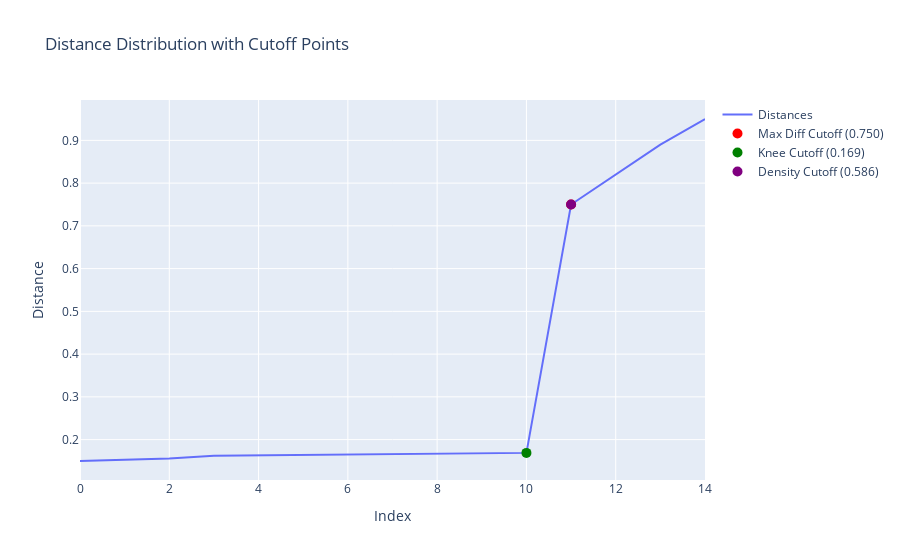
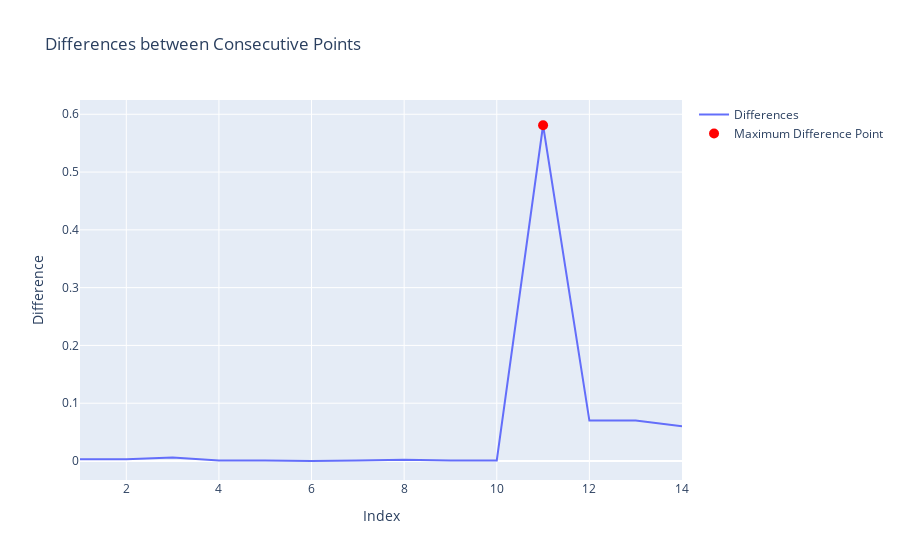
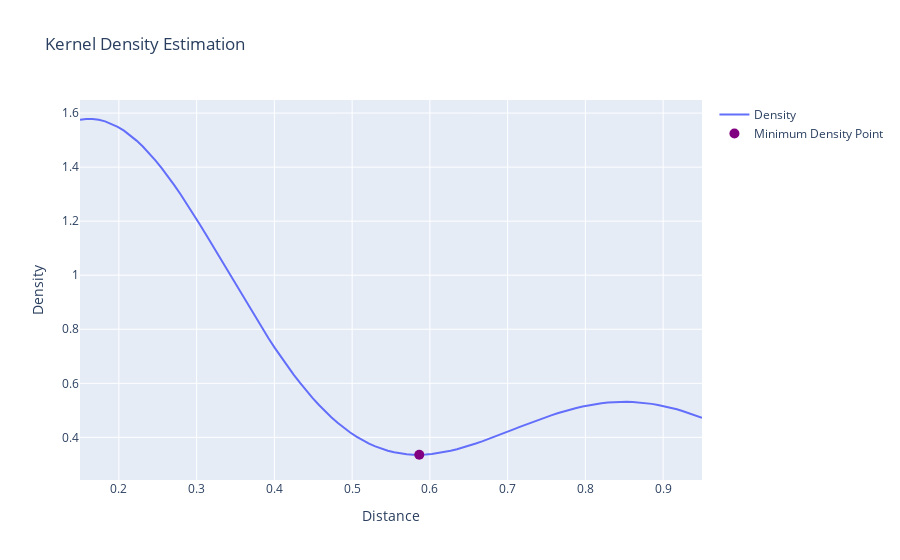

The notebook cell saved with these charts, in order:
### Code cell
# Example usage
if __name__ == "__main__":
    # Sample data
    sample_distances = [
        0.150, 0.153, 0.156, 0.162, 0.163, 
        0.164, 0.164, 0.165, 0.167, 0.168, 
        0.169, 0.750, 0.820, 0.890, 0.950
    ]
    
    # Analyze the distribution
    cutoffs = analyze_distance_distribution(sample_distances)
    
    # Print results
    print("\nCutoff Points:")
    print(f"Maximum Difference Method: {cutoffs['max_difference_cutoff']:.3f}")
    print(f"Knee Detection Method: {cutoffs['knee_cutoff']:.3f}" if cutoffs['knee_cutoff'] else "Knee Detection Method: Not found")
    print(f"Density-based Method: {cutoffs['density_cutoff']:.3f}")

### Figure 1 — Plotly figure (JSON) as saved in the notebook; plotly's stock layout.template omitted (floating-point values rounded to 4 significant figures)
{"data": [{"mode": "lines", "name": "Distances", "type": "scatter", "x": [0, 1, 2, 3, 4, 5, 6, 7, 8, 9, 10, 11, 12, 13, 14], "y": [0.15, 0.153, 0.156, 0.162, 0.163, 0.164, 0.164, 0.165, 0.167, 0.168, 0.169, 0.75, 0.82, 0.89, 0.95]}, {"marker": {"color": "red", "size": 10}, "mode": "markers", "name": "Max Diff Cutoff (0.750)", "type": "scatter", "x": [11], "y": [0.75]}, {"marker": {"color": "green", "size": 10}, "mode": "markers", "name": "Knee Cutoff (0.169)", "type": "scatter", "x": [10], "y": [0.169]}, {"marker": {"color": "purple", "size": 10}, "mode": "markers", "name": "Density Cutoff (0.586)", "type": "scatter", "x": [11], "y": [0.75]}], "layout": {"title": {"text": "Distance Distribution with Cutoff Points"}, "xaxis": {"title": {"text": "Index"}}, "yaxis": {"title": {"text": "Distance"}}}}

### Figure 2 — Plotly figure (JSON) as saved in the notebook; plotly's stock layout.template omitted (floating-point values rounded to 4 significant figures)
{"data": [{"mode": "lines", "name": "Differences", "type": "scatter", "x": [1, 2, 3, 4, 5, 6, 7, 8, 9, 10, 11, 12, 13, 14], "y": [0.003, 0.003, 0.006, 0.001, 0.001, 0, 0.001, 0.002, 0.001, 0.001, 0.581, 0.07, 0.07, 0.06]}, {"marker": {"color": "red", "size": 10}, "mode": "markers", "name": "Maximum Difference Point", "type": "scatter", "x": [11], "y": [0.581]}], "layout": {"title": {"text": "Differences between Consecutive Points"}, "xaxis": {"title": {"text": "Index"}}, "yaxis": {"title": {"text": "Difference"}}}}

### Figure 3 — Plotly figure (JSON) as saved in the notebook; plotly's stock layout.template omitted (floating-point values rounded to 4 significant figures)
{"data": [{"mode": "lines", "name": "Density", "type": "scatter", "x": [0.15, 0.1581, 0.1662, 0.1742, 0.1823, 0.1904, 0.1985, 0.2066, 0.2146, 0.2227, 0.2308, 0.2389, 0.247, 0.2551, 0.2631, 0.2712, 0.2793, 0.2874, 0.2955, 0.3035, 0.3116, 0.3197, 0.3278, 0.3359, 0.3439, 0.352, 0.3601, 0.3682, 0.3763, 0.3843, 0.3924, 0.4005, 0.4086, 0.4167, 0.4247, 0.4328, 0.4409, 0.449, 0.4571, 0.4652, 0.4732, 0.4813, 0.4894, 0.4975, 0.5056, 0.5136, 0.5217, 0.5298, 0.5379, 0.546, 0.554, 0.5621, 0.5702, 0.5783, 0.5864, 0.5944, 0.6025, 0.6106, 0.6187, 0.6268, 0.6348, 0.6429, 0.651, 0.6591, 0.6672, 0.6753, 0.6833, 0.6914, 0.6995, 0.7076, 0.7157, 0.7237, 0.7318, 0.7399, 0.748, 0.7561, 0.7641, 0.7722, 0.7803, 0.7884, 0.7965, 0.8045, 0.8126, 0.8207, 0.8288, 0.8369, 0.8449, 0.853, 0.8611, 0.8692, 0.8773, 0.8854, 0.8934, 0.9015, 0.9096, 0.9177, 0.9258, 0.9338, 0.9419, 0.95], "y": [1.575, 1.578, 1.578, 1.575, 1.569, 1.561, 1.549, 1.535, 1.518, 1.498, 1.476, 1.452, 1.425, 1.396, 1.366, 1.333, 1.3, 1.264, 1.228, 1.191, 1.152, 1.114, 1.074, 1.035, 0.9954, 0.956, 0.9169, 0.8783, 0.8402, 0.803, 0.7666, 0.7312, 0.697, 0.664, 0.6323, 0.6021, 0.5734, 0.5462, 0.5206, 0.4967, 0.4745, 0.4539, 0.4351, 0.418, 0.4026, 0.3889, 0.3769, 0.3665, 0.3576, 0.3504, 0.3447, 0.3404, 0.3375, 0.3359, 0.3356, 0.3365, 0.3385, 0.3415, 0.3455, 0.3504, 0.356, 0.3624, 0.3695, 0.377, 0.3851, 0.3935, 0.4022, 0.4111, 0.4202, 0.4294, 0.4385, 0.4475, 0.4564, 0.465, 0.4734, 0.4814, 0.4889, 0.496, 0.5026, 0.5086, 0.514, 0.5187, 0.5227, 0.526, 0.5285, 0.5302, 0.5312, 0.5314, 0.5307, 0.5292, 0.527, 0.5239, 0.52, 0.5153, 0.5099, 0.5037, 0.4968, 0.4892, 0.481, 0.4721]}, {"marker": {"color": "purple", "size": 10}, "mode": "markers", "name": "Minimum Density Point", "type": "scatter", "x": [0.5864], "y": [0.3356]}], "layout": {"title": {"text": "Kernel Density Estimation"}, "xaxis": {"title": {"text": "Distance"}}, "yaxis": {"title": {"text": "Density"}}}}
